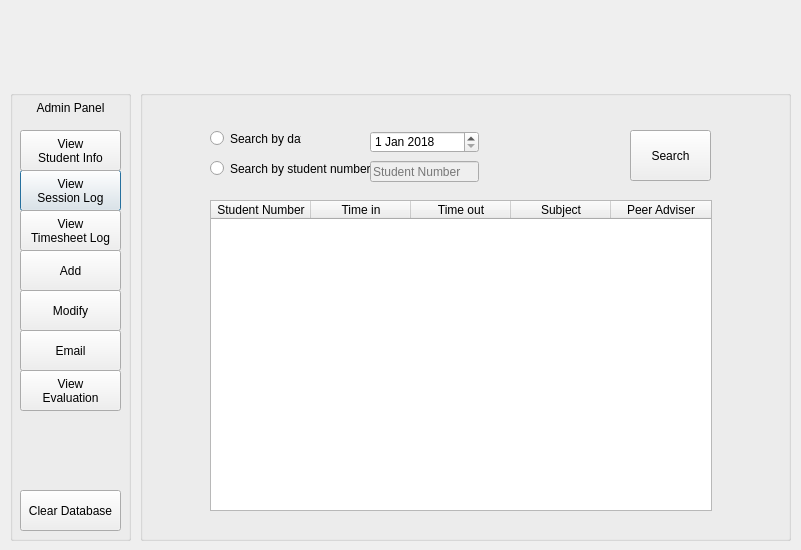
<?xml version="1.0" encoding="UTF-8"?>
<ui version="4.0">
 <class>Dialog</class>
 <widget class="QDialog" name="Dialog">
  <property name="geometry">
   <rect>
    <x>0</x>
    <y>0</y>
    <width>801</width>
    <height>550</height>
   </rect>
  </property>
  <property name="windowTitle">
   <string>Dialog</string>
  </property>
  <widget class="QGroupBox" name="admin_panel">
   <property name="geometry">
    <rect>
     <x>10</x>
     <y>90</y>
     <width>121</width>
     <height>451</height>
    </rect>
   </property>
   <property name="title">
    <string/>
   </property>
   <widget class="QPushButton" name="pushButton_viewSessionLog">
    <property name="geometry">
     <rect>
      <x>10</x>
      <y>80</y>
      <width>101</width>
      <height>41</height>
     </rect>
    </property>
    <property name="text">
     <string>View
Session Log</string>
    </property>
    <property name="autoExclusive">
     <bool>true</bool>
    </property>
   </widget>
   <widget class="QPushButton" name="pushButton_viewTimeSheetLog">
    <property name="geometry">
     <rect>
      <x>10</x>
      <y>120</y>
      <width>101</width>
      <height>41</height>
     </rect>
    </property>
    <property name="text">
     <string>View
Timesheet Log</string>
    </property>
    <property name="autoExclusive">
     <bool>true</bool>
    </property>
   </widget>
   <widget class="QPushButton" name="pushButton_add">
    <property name="geometry">
     <rect>
      <x>10</x>
      <y>160</y>
      <width>101</width>
      <height>41</height>
     </rect>
    </property>
    <property name="text">
     <string>Add</string>
    </property>
    <property name="autoExclusive">
     <bool>true</bool>
    </property>
   </widget>
   <widget class="QPushButton" name="pushButton_modify">
    <property name="geometry">
     <rect>
      <x>10</x>
      <y>200</y>
      <width>101</width>
      <height>41</height>
     </rect>
    </property>
    <property name="text">
     <string>Modify</string>
    </property>
    <property name="autoExclusive">
     <bool>true</bool>
    </property>
   </widget>
   <widget class="QPushButton" name="pushButton_clearDatabase">
    <property name="geometry">
     <rect>
      <x>10</x>
      <y>400</y>
      <width>101</width>
      <height>41</height>
     </rect>
    </property>
    <property name="text">
     <string>Clear Database</string>
    </property>
    <property name="autoExclusive">
     <bool>true</bool>
    </property>
   </widget>
   <widget class="QPushButton" name="pushButton_email">
    <property name="geometry">
     <rect>
      <x>10</x>
      <y>240</y>
      <width>101</width>
      <height>41</height>
     </rect>
    </property>
    <property name="text">
     <string>Email</string>
    </property>
    <property name="autoExclusive">
     <bool>true</bool>
    </property>
   </widget>
   <widget class="QPushButton" name="pushButton_viewEvaluation">
    <property name="geometry">
     <rect>
      <x>10</x>
      <y>280</y>
      <width>101</width>
      <height>41</height>
     </rect>
    </property>
    <property name="text">
     <string>View
Evaluation</string>
    </property>
    <property name="autoExclusive">
     <bool>true</bool>
    </property>
   </widget>
   <widget class="QLabel" name="label_adminPanel">
    <property name="geometry">
     <rect>
      <x>10</x>
      <y>10</y>
      <width>101</width>
      <height>16</height>
     </rect>
    </property>
    <property name="text">
     <string>Admin Panel</string>
    </property>
    <property name="alignment">
     <set>Qt::AlignCenter</set>
    </property>
   </widget>
   <widget class="QPushButton" name="pushButton_viewStudentInfo">
    <property name="geometry">
     <rect>
      <x>10</x>
      <y>40</y>
      <width>101</width>
      <height>41</height>
     </rect>
    </property>
    <property name="text">
     <string>View
Student Info</string>
    </property>
    <property name="autoExclusive">
     <bool>true</bool>
    </property>
   </widget>
  </widget>
  <widget class="QGroupBox" name="groupBox">
   <property name="geometry">
    <rect>
     <x>140</x>
     <y>90</y>
     <width>651</width>
     <height>451</height>
    </rect>
   </property>
   <property name="title">
    <string/>
   </property>
   <widget class="QRadioButton" name="radioButton_byDate">
    <property name="geometry">
     <rect>
      <x>70</x>
      <y>40</y>
      <width>91</width>
      <height>17</height>
     </rect>
    </property>
    <property name="text">
     <string>Search by date</string>
    </property>
   </widget>
   <widget class="QRadioButton" name="radioButton_byStudentNumber">
    <property name="geometry">
     <rect>
      <x>70</x>
      <y>70</y>
      <width>171</width>
      <height>17</height>
     </rect>
    </property>
    <property name="text">
     <string>Search by student number</string>
    </property>
   </widget>
   <widget class="QLineEdit" name="lineEdit_studentnumber">
    <property name="enabled">
     <bool>false</bool>
    </property>
    <property name="geometry">
     <rect>
      <x>230</x>
      <y>71</y>
      <width>109</width>
      <height>21</height>
     </rect>
    </property>
    <property name="placeholderText">
     <string>Student Number</string>
    </property>
   </widget>
   <widget class="QPushButton" name="pushButton_search">
    <property name="enabled">
     <bool>true</bool>
    </property>
    <property name="geometry">
     <rect>
      <x>490</x>
      <y>40</y>
      <width>81</width>
      <height>51</height>
     </rect>
    </property>
    <property name="text">
     <string>Search</string>
    </property>
   </widget>
   <widget class="QDateEdit" name="dateEdit">
    <property name="enabled">
     <bool>true</bool>
    </property>
    <property name="geometry">
     <rect>
      <x>230</x>
      <y>41</y>
      <width>109</width>
      <height>22</height>
     </rect>
    </property>
    <property name="minimumDateTime">
     <datetime>
      <hour>0</hour>
      <minute>0</minute>
      <second>0</second>
      <year>2018</year>
      <month>1</month>
      <day>1</day>
     </datetime>
    </property>
   </widget>
   <widget class="QTableWidget" name="tableWidget_byStudentNumber">
    <property name="geometry">
     <rect>
      <x>70</x>
      <y>110</y>
      <width>502</width>
      <height>311</height>
     </rect>
    </property>
    <property name="editTriggers">
     <set>QAbstractItemView::NoEditTriggers</set>
    </property>
    <property name="alternatingRowColors">
     <bool>true</bool>
    </property>
    <property name="selectionMode">
     <enum>QAbstractItemView::NoSelection</enum>
    </property>
    <column>
     <property name="text">
      <string>Date</string>
     </property>
    </column>
    <column>
     <property name="text">
      <string>Time in</string>
     </property>
    </column>
    <column>
     <property name="text">
      <string>Time out</string>
     </property>
    </column>
    <column>
     <property name="text">
      <string>Subject</string>
     </property>
    </column>
    <column>
     <property name="text">
      <string>Peer Adviser</string>
     </property>
    </column>
   </widget>
   <widget class="QTableWidget" name="tableWidget_byDate">
    <property name="geometry">
     <rect>
      <x>70</x>
      <y>110</y>
      <width>502</width>
      <height>311</height>
     </rect>
    </property>
    <property name="editTriggers">
     <set>QAbstractItemView::NoEditTriggers</set>
    </property>
    <property name="alternatingRowColors">
     <bool>true</bool>
    </property>
    <property name="selectionMode">
     <enum>QAbstractItemView::NoSelection</enum>
    </property>
    <column>
     <property name="text">
      <string>Student Number</string>
     </property>
    </column>
    <column>
     <property name="text">
      <string>Time in</string>
     </property>
    </column>
    <column>
     <property name="text">
      <string>Time out</string>
     </property>
    </column>
    <column>
     <property name="text">
      <string>Subject</string>
     </property>
    </column>
    <column>
     <property name="text">
      <string>Peer Adviser</string>
     </property>
    </column>
   </widget>
   <zorder>tableWidget_byStudentNumber</zorder>
   <zorder>tableWidget_byDate</zorder>
   <zorder>radioButton_byDate</zorder>
   <zorder>radioButton_byStudentNumber</zorder>
   <zorder>lineEdit_studentnumber</zorder>
   <zorder>pushButton_search</zorder>
   <zorder>dateEdit</zorder>
  </widget>
 </widget>
 <resources/>
 <connections/>
</ui>
